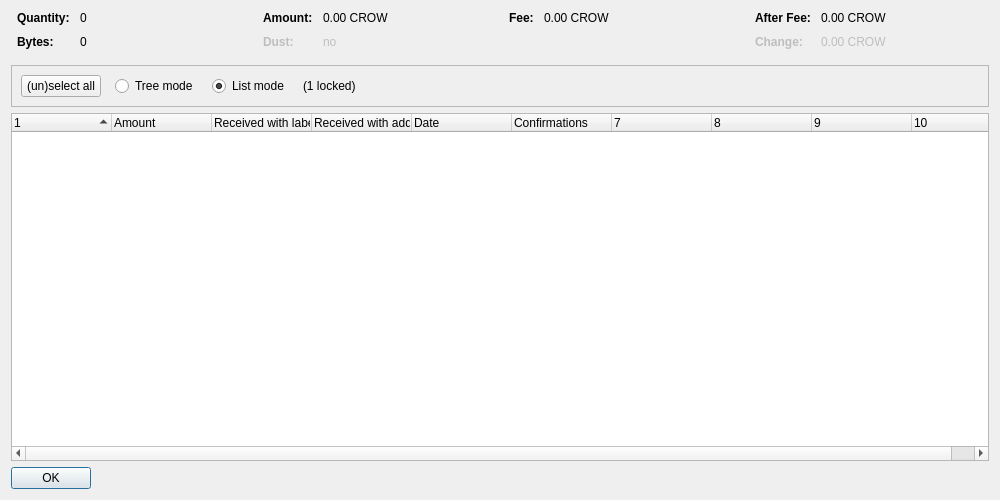
<?xml version="1.0" encoding="UTF-8"?>
<ui version="4.0">
 <class>CoinControlDialog</class>
 <widget class="QDialog" name="CoinControlDialog">
  <property name="geometry">
   <rect>
    <x>0</x>
    <y>0</y>
    <width>1000</width>
    <height>500</height>
   </rect>
  </property>
  <property name="windowTitle">
   <string>Coin Selection</string>
  </property>
  <layout class="QVBoxLayout" name="verticalLayout">
   <item>
    <layout class="QHBoxLayout" name="horizontalLayoutTop" stretch="0,0,0,0">
     <property name="topMargin">
      <number>0</number>
     </property>
     <property name="bottomMargin">
      <number>10</number>
     </property>
     <item>
      <layout class="QFormLayout" name="formLayoutCoinControl1">
       <property name="horizontalSpacing">
        <number>10</number>
       </property>
       <property name="verticalSpacing">
        <number>10</number>
       </property>
       <property name="leftMargin">
        <number>6</number>
       </property>
       <property name="rightMargin">
        <number>6</number>
       </property>
       <item row="0" column="0">
        <widget class="QLabel" name="labelCoinControlQuantityText">
         <property name="font">
          <font>
           <weight>75</weight>
           <bold>true</bold>
          </font>
         </property>
         <property name="text">
          <string>Quantity:</string>
         </property>
        </widget>
       </item>
       <item row="0" column="1">
        <widget class="QLabel" name="labelCoinControlQuantity">
         <property name="cursor">
          <cursorShape>IBeamCursor</cursorShape>
         </property>
         <property name="contextMenuPolicy">
          <enum>Qt::ActionsContextMenu</enum>
         </property>
         <property name="text">
          <string notr="true">0</string>
         </property>
         <property name="textInteractionFlags">
          <set>Qt::LinksAccessibleByMouse|Qt::TextSelectableByKeyboard|Qt::TextSelectableByMouse</set>
         </property>
        </widget>
       </item>
       <item row="1" column="0">
        <widget class="QLabel" name="labelCoinControlBytesText">
         <property name="font">
          <font>
           <weight>75</weight>
           <bold>true</bold>
          </font>
         </property>
         <property name="text">
          <string>Bytes:</string>
         </property>
        </widget>
       </item>
       <item row="1" column="1">
        <widget class="QLabel" name="labelCoinControlBytes">
         <property name="cursor">
          <cursorShape>IBeamCursor</cursorShape>
         </property>
         <property name="contextMenuPolicy">
          <enum>Qt::ActionsContextMenu</enum>
         </property>
         <property name="text">
          <string notr="true">0</string>
         </property>
         <property name="textInteractionFlags">
          <set>Qt::LinksAccessibleByMouse|Qt::TextSelectableByKeyboard|Qt::TextSelectableByMouse</set>
         </property>
        </widget>
       </item>
      </layout>
     </item>
     <item>
      <layout class="QFormLayout" name="formLayoutCoinControl2">
       <property name="horizontalSpacing">
        <number>10</number>
       </property>
       <property name="verticalSpacing">
        <number>10</number>
       </property>
       <property name="leftMargin">
        <number>6</number>
       </property>
       <property name="rightMargin">
        <number>6</number>
       </property>
       <item row="0" column="0">
        <widget class="QLabel" name="labelCoinControlAmountText">
         <property name="font">
          <font>
           <weight>75</weight>
           <bold>true</bold>
          </font>
         </property>
         <property name="text">
          <string>Amount:</string>
         </property>
        </widget>
       </item>
       <item row="0" column="1">
        <widget class="QLabel" name="labelCoinControlAmount">
         <property name="cursor">
          <cursorShape>IBeamCursor</cursorShape>
         </property>
         <property name="contextMenuPolicy">
          <enum>Qt::ActionsContextMenu</enum>
         </property>
         <property name="text">
          <string notr="true">0.00 CROW</string>
         </property>
         <property name="textInteractionFlags">
          <set>Qt::LinksAccessibleByMouse|Qt::TextSelectableByKeyboard|Qt::TextSelectableByMouse</set>
         </property>
        </widget>
       </item>
       <item row="1" column="0">
        <widget class="QLabel" name="labelCoinControlLowOutputText">
         <property name="enabled">
          <bool>false</bool>
         </property>
         <property name="font">
          <font>
           <weight>75</weight>
           <bold>true</bold>
          </font>
         </property>
         <property name="text">
          <string>Dust:</string>
         </property>
        </widget>
       </item>
       <item row="1" column="1">
        <widget class="QLabel" name="labelCoinControlLowOutput">
         <property name="enabled">
          <bool>false</bool>
         </property>
         <property name="cursor">
          <cursorShape>IBeamCursor</cursorShape>
         </property>
         <property name="contextMenuPolicy">
          <enum>Qt::ActionsContextMenu</enum>
         </property>
         <property name="text">
          <string notr="true">no</string>
         </property>
         <property name="textInteractionFlags">
          <set>Qt::LinksAccessibleByMouse|Qt::TextSelectableByKeyboard|Qt::TextSelectableByMouse</set>
         </property>
        </widget>
       </item>
      </layout>
     </item>
     <item>
      <layout class="QFormLayout" name="formLayoutCoinControl3">
       <property name="horizontalSpacing">
        <number>10</number>
       </property>
       <property name="verticalSpacing">
        <number>10</number>
       </property>
       <property name="leftMargin">
        <number>6</number>
       </property>
       <property name="rightMargin">
        <number>6</number>
       </property>
       <item row="0" column="0">
        <widget class="QLabel" name="labelCoinControlFeeText">
         <property name="font">
          <font>
           <weight>75</weight>
           <bold>true</bold>
          </font>
         </property>
         <property name="text">
          <string>Fee:</string>
         </property>
        </widget>
       </item>
       <item row="0" column="1">
        <widget class="QLabel" name="labelCoinControlFee">
         <property name="cursor">
          <cursorShape>IBeamCursor</cursorShape>
         </property>
         <property name="contextMenuPolicy">
          <enum>Qt::ActionsContextMenu</enum>
         </property>
         <property name="text">
          <string notr="true">0.00 CROW</string>
         </property>
         <property name="textInteractionFlags">
          <set>Qt::LinksAccessibleByMouse|Qt::TextSelectableByKeyboard|Qt::TextSelectableByMouse</set>
         </property>
        </widget>
       </item>
      </layout>
     </item>
     <item>
      <layout class="QFormLayout" name="formLayoutCoinControl4">
       <property name="horizontalSpacing">
        <number>10</number>
       </property>
       <property name="verticalSpacing">
        <number>10</number>
       </property>
       <property name="leftMargin">
        <number>6</number>
       </property>
       <property name="rightMargin">
        <number>6</number>
       </property>
       <item row="0" column="0">
        <widget class="QLabel" name="labelCoinControlAfterFeeText">
         <property name="font">
          <font>
           <weight>75</weight>
           <bold>true</bold>
          </font>
         </property>
         <property name="text">
          <string>After Fee:</string>
         </property>
        </widget>
       </item>
       <item row="0" column="1">
        <widget class="QLabel" name="labelCoinControlAfterFee">
         <property name="cursor">
          <cursorShape>IBeamCursor</cursorShape>
         </property>
         <property name="contextMenuPolicy">
          <enum>Qt::ActionsContextMenu</enum>
         </property>
         <property name="text">
          <string notr="true">0.00 CROW</string>
         </property>
         <property name="textInteractionFlags">
          <set>Qt::LinksAccessibleByMouse|Qt::TextSelectableByKeyboard|Qt::TextSelectableByMouse</set>
         </property>
        </widget>
       </item>
       <item row="1" column="0">
        <widget class="QLabel" name="labelCoinControlChangeText">
         <property name="enabled">
          <bool>false</bool>
         </property>
         <property name="font">
          <font>
           <weight>75</weight>
           <bold>true</bold>
          </font>
         </property>
         <property name="text">
          <string>Change:</string>
         </property>
        </widget>
       </item>
       <item row="1" column="1">
        <widget class="QLabel" name="labelCoinControlChange">
         <property name="enabled">
          <bool>false</bool>
         </property>
         <property name="cursor">
          <cursorShape>IBeamCursor</cursorShape>
         </property>
         <property name="contextMenuPolicy">
          <enum>Qt::ActionsContextMenu</enum>
         </property>
         <property name="text">
          <string notr="true">0.00 CROW</string>
         </property>
         <property name="textInteractionFlags">
          <set>Qt::LinksAccessibleByMouse|Qt::TextSelectableByKeyboard|Qt::TextSelectableByMouse</set>
         </property>
        </widget>
       </item>
      </layout>
     </item>
    </layout>
   </item>
   <item>
    <widget class="QFrame" name="frame">
     <property name="minimumSize">
      <size>
       <width>0</width>
       <height>40</height>
      </size>
     </property>
     <property name="frameShape">
      <enum>QFrame::StyledPanel</enum>
     </property>
     <property name="frameShadow">
      <enum>QFrame::Sunken</enum>
     </property>
     <layout class="QHBoxLayout" name="horizontalLayout">
      <item>
       <layout class="QHBoxLayout" name="horizontalLayoutPanel" stretch="0,0,0,0,0">
        <property name="spacing">
         <number>14</number>
        </property>
        <item>
         <widget class="QPushButton" name="pushButtonSelectAll">
          <property name="sizePolicy">
           <sizepolicy hsizetype="Maximum" vsizetype="Fixed">
            <horstretch>0</horstretch>
            <verstretch>0</verstretch>
           </sizepolicy>
          </property>
          <property name="text">
           <string>(un)select all</string>
          </property>
          <property name="autoDefault">
           <bool>false</bool>
          </property>
         </widget>
        </item>
        <item>
         <widget class="QRadioButton" name="radioTreeMode">
          <property name="sizePolicy">
           <sizepolicy hsizetype="Maximum" vsizetype="Fixed">
            <horstretch>0</horstretch>
            <verstretch>0</verstretch>
           </sizepolicy>
          </property>
          <property name="text">
           <string>Tree mode</string>
          </property>
         </widget>
        </item>
        <item>
         <widget class="QRadioButton" name="radioListMode">
          <property name="sizePolicy">
           <sizepolicy hsizetype="Maximum" vsizetype="Fixed">
            <horstretch>0</horstretch>
            <verstretch>0</verstretch>
           </sizepolicy>
          </property>
          <property name="text">
           <string>List mode</string>
          </property>
          <property name="checked">
           <bool>true</bool>
          </property>
         </widget>
        </item>
        <item>
         <widget class="QLabel" name="labelLocked">
          <property name="text">
           <string notr="true">(1 locked)</string>
          </property>
         </widget>
        </item>
        <item>
         <spacer name="horizontalSpacer">
          <property name="orientation">
           <enum>Qt::Horizontal</enum>
          </property>
          <property name="sizeHint" stdset="0">
           <size>
            <width>40</width>
            <height>20</height>
           </size>
          </property>
         </spacer>
        </item>
       </layout>
      </item>
     </layout>
    </widget>
   </item>
   <item>
    <widget class="CoinControlTreeWidget" name="treeWidget">
     <property name="contextMenuPolicy">
      <enum>Qt::CustomContextMenu</enum>
     </property>
     <property name="sortingEnabled">
      <bool>false</bool>
     </property>
     <property name="columnCount">
      <number>10</number>
     </property>
     <attribute name="headerShowSortIndicator" stdset="0">
      <bool>true</bool>
     </attribute>
     <attribute name="headerStretchLastSection">
      <bool>false</bool>
     </attribute>
     <column>
      <property name="text">
       <string/>
      </property>
     </column>
     <column>
      <property name="text">
       <string>Amount</string>
      </property>
     </column>
     <column>
      <property name="text">
       <string>Received with label</string>
      </property>
     </column>
     <column>
      <property name="text">
       <string>Received with address</string>
      </property>
     </column>
     <column>
      <property name="text">
       <string>Date</string>
      </property>
     </column>
     <column>
      <property name="text">
       <string>Confirmations</string>
      </property>
      <property name="toolTip">
       <string>Confirmed</string>
      </property>
     </column>
     <column>
      <property name="text">
       <string/>
      </property>
     </column>
     <column>
      <property name="text">
       <string/>
      </property>
     </column>
     <column>
      <property name="text">
       <string/>
      </property>
     </column>
     <column>
      <property name="text">
       <string/>
      </property>
     </column>
    </widget>
   </item>
   <item>
    <widget class="QDialogButtonBox" name="buttonBox">
     <property name="sizePolicy">
      <sizepolicy hsizetype="Maximum" vsizetype="Fixed">
       <horstretch>0</horstretch>
       <verstretch>0</verstretch>
      </sizepolicy>
     </property>
     <property name="orientation">
      <enum>Qt::Horizontal</enum>
     </property>
     <property name="standardButtons">
      <set>QDialogButtonBox::Ok</set>
     </property>
    </widget>
   </item>
  </layout>
 </widget>
 <customwidgets>
  <customwidget>
   <class>CoinControlTreeWidget</class>
   <extends>QTreeWidget</extends>
   <header>coincontroltreewidget.h</header>
  </customwidget>
 </customwidgets>
 <resources/>
 <connections/>
</ui>
